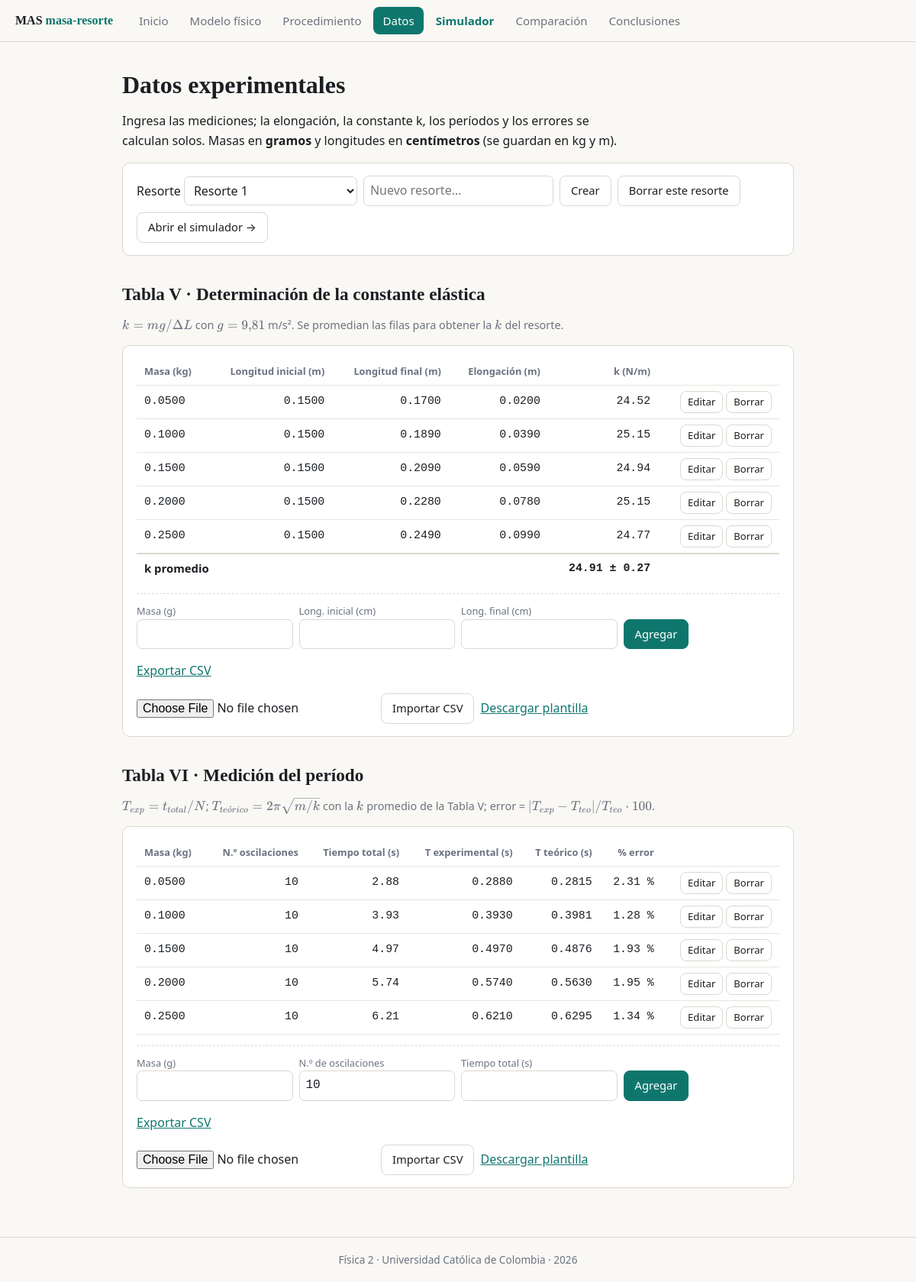
The app's page /datos with its own data.
### app/models.py (models this page shows)
class MedicionK(SQLModel, table=True):
    id: Optional[int] = Field(default=None, primary_key=True)
    resorte_id: int = Field(foreign_key="resorte.id", index=True)
    masa: float              # kg
    longitud_inicial: float  # m
    longitud_final: float    # m

class MedicionPeriodo(SQLModel, table=True):
    id: Optional[int] = Field(default=None, primary_key=True)
    resorte_id: int = Field(foreign_key="resorte.id", index=True)
    masa: float              # kg
    n_oscilaciones: int
    tiempo_total: float      # s

### app/main.py (the view)
@app.get("/datos", response_class=HTMLResponse)
def datos(request: Request, resorte: int | None = None, aviso: str | None = None, tipo: str = "ok",
          session: Session = Depends(get_session)):
    r = get_resorte(session, resorte)
    return render(request, "datos.html", resortes=cargar_resortes(session), resorte=r,
                  tk=ctx_tabla_k(session, r.id), tp=ctx_tabla_p(session, r.id), aviso=aviso, tipo_aviso=tipo)

### app/templates/datos.html (shortened to what this page needs)
{% extends "base.html" %}
{% block clase_main %}angosto{% endblock %}
{% block contenido %}
<h1>Datos experimentales</h1>
<p>Ingresa las mediciones; la elongación, la constante k, los períodos y los errores se calculan solos. Masas en <b>gramos</b> y longitudes en <b>centímetros</b> (se guardan en kg y m).</p>
<div class="card">
  <div class="fila-acciones">
    <label>Resorte
      <select onchange="location='/datos?resorte='+this.value" aria-label="Resorte">
        {% for r in resortes %}<option value="{{ r.id }}" {{ 'selected' if r.id == resorte.id }}>{{ r.nombre }}</option>{% endfor %}
      </select>
    </label>
    <form method="post" action="/resortes" class="fila-acciones">
      <input type="text" name="nombre" placeholder="Nuevo resorte…" required maxlength="60" aria-label="Nombre del nuevo resorte">
      <button>Crear</button>
    </form>
    {% if resortes|length > 1 %}
    <form method="post" action="/resortes/{{ resorte.id }}/borrar" onsubmit="return confirm('¿Borrar «{{ resorte.nombre }}» y todas sus mediciones?')">
      <button class="peligro">Borrar este resorte</button>
    </form>
    {% endif %}
    <a class="btn" href="/simulador">Abrir el simulador →</a>
  </div>
</div>
<h2>Tabla V · Determinación de la constante elástica</h2>
<p class="explica">\(k = mg/\Delta L\) con \(g = 9{,}81\) m/s². Se promedian las filas para obtener la \(k\) del resorte.</p>
<div class="card">
  {% with %}{% set rid = tk.rid %}{% set filas = tk.filas %}{% set k_prom = tk.k_prom %}{% set k_std = tk.k_std %}{% set error = tk.error %}
    {% include "partials/tabla_k.html" %}
  {% endwith %}
  <p><a href="/datos/export/k.csv?resorte={{ resorte.id }}">Exportar CSV</a></p>
  <form class="fila-acciones" method="post" action="/datos/import/k" enctype="multipart/form-data" style="margin-top:10px">
    <input type="file" name="archivo" accept=".csv,text/csv" required aria-label="Archivo CSV de la Tabla V">
    <button>Importar CSV</button>
    <a href="/datos/plantilla/k.csv">Descargar plantilla</a>
  </form>
</div>
<h2>Tabla VI · Medición del período</h2>
<p class="explica">\(T_{exp} = t_{total}/N\);  \(T_{teórico} = 2\pi\sqrt{m/k}\) con la \(k\) promedio de la Tabla V;  error = \(|T_{exp}-T_{teo}|/T_{teo}\cdot 100\).</p>
<div class="card">
  {% with %}{% set rid = tp.rid %}{% set filas = tp.filas %}{% set k_prom = tp.k_prom %}{% set error = tp.error %}
    {% include "partials/tabla_p.html" %}
  {% endwith %}
  <p><a href="/datos/export/p.csv?resorte={{ resorte.id }}">Exportar CSV</a></p>
  <form class="fila-acciones" method="post" action="/datos/import/p" enctype="multipart/form-data" style="margin-top:10px">
    <input type="file" name="archivo" accept=".csv,text/csv" required aria-label="Archivo CSV de la Tabla VI">
    <button>Importar CSV</button>
    <a href="/datos/plantilla/p.csv">Descargar plantilla</a>
  </form>
</div>
{% endblock %}
{% block head %}
<link rel="stylesheet" href="/static/vendor/katex/katex.min.css">
{% endblock %}

### app/templates/base.html (shortened to what this page needs)
<!doctype html>
<html lang="es">
<head>
  <link rel="stylesheet" href="{{ url_for('static', path='css/style.css') }}">
  {% block head %}{% endblock %}
</head>
<body>
  <header class="topbar">
    <div class="in">
      <a class="brand" href="/">MAS <span>masa-resorte</span></a>
      <nav>
        {% set enlaces = [
          ('inicio', '/', 'Inicio'),
          ('modelo', '/modelo', 'Modelo físico'),
          ('procedimiento', '/procedimiento', 'Procedimiento'),
          ('datos', '/datos', 'Datos'),
          ('simulador', '/simulador', 'Simulador'),
          ('comparacion', '/comparacion', 'Comparación'),
          ('conclusiones', '/conclusiones', 'Conclusiones'),
        ] %}
        {% for clave, url, texto in enlaces %}
          <a href="{{ url }}" class="{{ 'activo' if seccion == clave }} {{ 'destacado' if clave == 'simulador' }}">{{ texto }}</a>
        {% endfor %}
      </nav>
    </div>
  </header>
  <main class="{% block clase_main %}{% endblock %}">
    {% block contenido %}{% endblock %}
  </main>
  <footer>Física 2 · Universidad Católica de Colombia · 2026</footer>
</body>
</html>

### app/templates/partials/tabla_k.html (shortened to what this page needs)
<div id="tabla-k">
  <div class="tabla-scroll"><table>
    <thead>
      <tr><th>Masa (kg)</th><th>Longitud inicial (m)</th><th>Longitud final (m)</th><th>Elongación (m)</th><th>k (N/m)</th><th></th></tr>
    </thead>
    <tbody>
      {% for f in filas %}{% include "partials/fila_k.html" %}{% else %}
      <tr><td colspan="6" class="vacio">Aún no hay mediciones.</td></tr>
      {% endfor %}
    </tbody>
    <tfoot>
      <tr>
        <td colspan="4">k promedio</td>
        <td class="num">{{ '%.2f'|format(k_prom) if k_prom else '—' }}{% if k_std %} ± {{ '%.2f'|format(k_std) }}{% endif %}</td>
        <td></td>
      </tr>
    </tfoot>
  </table></div>
  <form class="alta" hx-post="/datos/k" hx-target="#tabla-k" hx-swap="outerHTML">
    <div><label>Masa (g)</label><input type="number" name="masa_g" step="any" min="0" required></div>
    <div><label>Long. inicial (cm)</label><input type="number" name="l0_cm" step="any" min="0" required></div>
    <div><label>Long. final (cm)</label><input type="number" name="lf_cm" step="any" min="0" required></div>
    <div><button class="primario">Agregar</button></div>
  </form>
</div>

### app/templates/partials/fila_k.html
<tr>
  <td class="num">{{ '%.4f'|format(f.masa) }}</td>
  <td class="num">{{ '%.4f'|format(f.l0) }}</td>
  <td class="num">{{ '%.4f'|format(f.lf) }}</td>
  <td class="num">{{ '%.4f'|format(f.dl) }}</td>
  <td class="num">{{ '%.2f'|format(f.k) if f.k else '—' }}</td>
  <td style="white-space:nowrap">
    <button class="mini" hx-get="/datos/k/{{ f.id }}/editar" hx-target="closest tr" hx-swap="outerHTML">Editar</button>
    <button class="mini peligro" hx-delete="/datos/k/{{ f.id }}" hx-target="#tabla-k" hx-swap="outerHTML"
            hx-confirm="¿Borrar esta medición?">Borrar</button>
  </td>
</tr>

### app/templates/partials/tabla_p.html (shortened to what this page needs)
<div id="tabla-p"{% if oob %} hx-swap-oob="true"{% endif %}>
  <div class="tabla-scroll"><table>
    <thead>
      <tr><th>Masa (kg)</th><th>N.º oscilaciones</th><th>Tiempo total (s)</th><th>T experimental (s)</th><th>T teórico (s)</th><th>% error</th><th></th></tr>
    </thead>
    <tbody>
      {% for f in filas %}{% include "partials/fila_p.html" %}{% else %}
      <tr><td colspan="7" class="vacio">Aún no hay mediciones.</td></tr>
      {% endfor %}
    </tbody>
  </table></div>
  <form class="alta" hx-post="/datos/p" hx-target="#tabla-p" hx-swap="outerHTML">
    <div><label>Masa (g)</label><input type="number" name="masa_g" step="any" min="0" required></div>
    <div><label>N.º de oscilaciones</label><input type="number" name="n" step="1" min="1" value="10" required></div>
    <div><label>Tiempo total (s)</label><input type="number" name="t_s" step="any" min="0" required></div>
    <div><button class="primario">Agregar</button></div>
  </form>
</div>

### app/templates/partials/fila_p.html
<tr>
  <td class="num">{{ '%.4f'|format(f.masa) }}</td>
  <td class="num">{{ f.n }}</td>
  <td class="num">{{ '%.2f'|format(f.t) }}</td>
  <td class="num">{{ '%.4f'|format(f.t_exp) if f.t_exp else '—' }}</td>
  <td class="num">{{ '%.4f'|format(f.t_teo) if f.t_teo else '—' }}</td>
  <td class="num">{{ '%.2f'|format(f.error) ~ ' %' if f.error is not none else '—' }}</td>
  <td style="white-space:nowrap">
    <button class="mini" hx-get="/datos/p/{{ f.id }}/editar" hx-target="closest tr" hx-swap="outerHTML">Editar</button>
    <button class="mini peligro" hx-delete="/datos/p/{{ f.id }}" hx-target="#tabla-p" hx-swap="outerHTML"
            hx-confirm="¿Borrar esta medición?">Borrar</button>
  </td>
</tr>

### app/static/css/style.css (style rules this page uses)
:root { --bg: #faf8f4; --card: #ffffff; --ink: #1b1f23; --muted: #6b7280; --grid: #e7e5e0; --line: #dcd8cf; --accent: #0f766e; --accent-ink: #ffffff; --accent-soft: #e3f2f0; --warn: #b45309; --danger: #b91c1c; --radius: 10px; --mono: ui-monospace, SFMono-Regular, Menlo, Consolas, monospace; --serif: "Iowan Old Style", "Palatino Linotype", Palatino, Georgia, serif; --sans: system-ui, -apple-system, "Segoe UI", Roboto, sans-serif; }
* { box-sizing: border-box; }
html { scroll-behavior: smooth; }
body { margin: 0; background: var(--bg); color: var(--ink); font: 16px/1.6 var(--sans); }
a { color: var(--accent); }
h1, h2, h3 { font-family: var(--serif); line-height: 1.2; margin: 1.6em 0 .5em; }
h1 { font-size: 2rem; margin-top: .4em; }
h2 { font-size: 1.45rem; }
p, li { max-width: 72ch; }
.topbar { position: sticky; top: 0; z-index: 10; background: rgba(250,248,244,.92); backdrop-filter: blur(6px); border-bottom: 1px solid var(--line); }
.topbar .in { max-width: 1280px; margin: 0 auto; padding: 0 20px; display: flex; align-items: center; gap: 22px; height: 54px; }
.brand { font-family: var(--serif); font-weight: 700; text-decoration: none; color: var(--ink); white-space: nowrap; }
.brand span { color: var(--accent); }
nav { display: flex; gap: 4px; overflow-x: auto; }
nav a { padding: 6px 12px; border-radius: 8px; text-decoration: none; color: var(--muted); font-size: .94rem; white-space: nowrap; }
nav a.activo { background: var(--accent); color: var(--accent-ink); }
nav a.destacado:not(.activo) { color: var(--accent); font-weight: 600; }
main { max-width: 1280px; margin: 0 auto; padding: 24px 20px 64px; }
main.angosto { max-width: 920px; }
footer { border-top: 1px solid var(--line); color: var(--muted); font-size: .85rem; padding: 18px 20px; text-align: center; }
.card { background: var(--card); border: 1px solid var(--line); border-radius: var(--radius); padding: 16px 18px; }
table { border-collapse: collapse; width: 100%; font-size: .93rem; }
.tabla-scroll { overflow-x: auto; max-width: 100%; }
.card, .cols2 > * { min-width: 0; }
th, td { padding: 7px 10px; border-bottom: 1px solid var(--grid); text-align: right; }
th { font-weight: 600; color: var(--muted); font-size: .8rem; text-transform: none; }
th:first-child, td:first-child { text-align: left; }
td.num { font-family: var(--mono); }
tfoot td { font-weight: 600; border-top: 2px solid var(--line); border-bottom: 0; }
input, select, button { font: inherit; }
input[type=number], input[type=text], select { padding: 6px 8px; border: 1px solid var(--line); border-radius: 7px; background: #fff; color: var(--ink); }
input[type=number] { width: 100%; font-family: var(--mono); }
button, .btn { padding: 7px 14px; border: 1px solid var(--line); border-radius: 8px; background: #fff; cursor: pointer; color: var(--ink); text-decoration: none; display: inline-block; font-size: .92rem; }
button.primario { background: var(--accent); color: var(--accent-ink); border-color: var(--accent); }
button.mini { padding: 3px 9px; font-size: .82rem; }
.fila-acciones { display: flex; gap: 8px; flex-wrap: wrap; align-items: center; }
.explica { font-size: .9rem; color: var(--muted); max-width: none; }

### app/templates/datos.html (style rules this page uses)
.alta { display: grid; grid-template-columns: repeat(auto-fit, minmax(110px, 1fr)); gap: 8px; align-items: end; margin-top: 14px; padding-top: 12px; border-top: 1px dashed var(--line); }
.alta label { font-size: .8rem; color: var(--muted); display: block; }

### records on screen
MedicionK: masa "0.0500", l0 "0.1500", lf "0.1700", dl "0.0200", k "24.52"
MedicionK: masa "0.1000", l0 "0.1500", lf "0.1890", dl "0.0390", k "25.15"
MedicionK: masa "0.1500", l0 "0.1500", lf "0.2090", dl "0.0590", k "24.94"
MedicionK: masa "0.2000", l0 "0.1500", lf "0.2280", dl "0.0780", k "25.15"
MedicionK: masa "0.2500", l0 "0.1500", lf "0.2490", dl "0.0990", k "24.77"
MedicionPeriodo: masa "0.0500", n "10", t "2.88", t_exp "0.2880", t_teo "0.2815", error "2.31 %"
MedicionPeriodo: masa "0.1000", n "10", t "3.93", t_exp "0.3930", t_teo "0.3981", error "1.28 %"
MedicionPeriodo: masa "0.1500", n "10", t "4.97", t_exp "0.4970", t_teo "0.4876", error "1.93 %"
MedicionPeriodo: masa "0.2000", n "10", t "5.74", t_exp "0.5740", t_teo "0.5630", error "1.95 %"
MedicionPeriodo: masa "0.2500", n "10", t "6.21", t_exp "0.6210", t_teo "0.6295", error "1.34 %"

### other values on screen
{{ texto }} "Inicio" "Modelo físico" "Procedimiento" "Datos" "Simulador" "Comparación" "Conclusiones"
{{ '%.2f'|format(k_prom) if k_prom else '—' }} "24.91"
{{ '%.2f'|format(k_std) }} "0.27"
form field value "Resorte 1"
